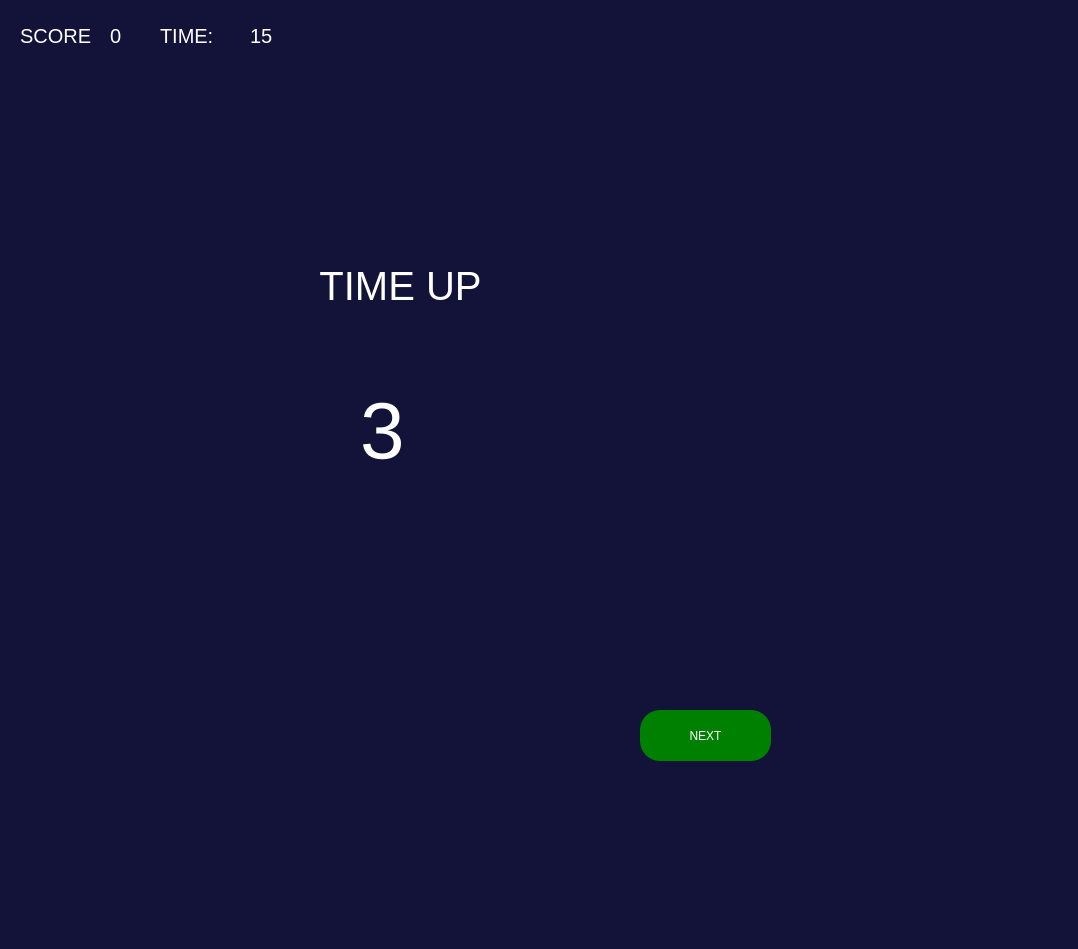
<?xml version="1.0" encoding="UTF-8"?>
<ui version="4.0">
 <class>Dialog</class>
 <widget class="QDialog" name="Dialog">
  <property name="geometry">
   <rect>
    <x>0</x>
    <y>0</y>
    <width>1078</width>
    <height>949</height>
   </rect>
  </property>
  <property name="windowTitle">
   <string>Dialog</string>
  </property>
  <property name="styleSheet">
   <string notr="true">background:#131239;</string>
  </property>
  <widget class="QPushButton" name="f_mole">
   <property name="geometry">
    <rect>
     <x>620</x>
     <y>220</y>
     <width>61</width>
     <height>61</height>
    </rect>
   </property>
   <property name="styleSheet">
    <string notr="true">background: transparent;
border: none;</string>
   </property>
   <property name="text">
    <string/>
   </property>
   <property name="icon">
    <iconset>
     <normaloff>../Images and icon/Mole.png</normaloff>../Images and icon/Mole.png</iconset>
   </property>
   <property name="iconSize">
    <size>
     <width>60</width>
     <height>60</height>
    </size>
   </property>
  </widget>
  <widget class="QLabel" name="f_label">
   <property name="geometry">
    <rect>
     <x>20</x>
     <y>20</y>
     <width>71</width>
     <height>31</height>
    </rect>
   </property>
   <property name="styleSheet">
    <string notr="true">font-size:20px;
color: white;</string>
   </property>
   <property name="text">
    <string>SCORE:</string>
   </property>
  </widget>
  <widget class="QLabel" name="f_label_2">
   <property name="geometry">
    <rect>
     <x>160</x>
     <y>20</y>
     <width>71</width>
     <height>31</height>
    </rect>
   </property>
   <property name="styleSheet">
    <string notr="true">font-size:20px;
color: white;</string>
   </property>
   <property name="text">
    <string>TIME:</string>
   </property>
  </widget>
  <widget class="QLabel" name="f_score">
   <property name="geometry">
    <rect>
     <x>110</x>
     <y>20</y>
     <width>21</width>
     <height>31</height>
    </rect>
   </property>
   <property name="styleSheet">
    <string notr="true">font-size:20px;
color: white;</string>
   </property>
   <property name="text">
    <string>0</string>
   </property>
  </widget>
  <widget class="QLabel" name="f_timer">
   <property name="geometry">
    <rect>
     <x>250</x>
     <y>20</y>
     <width>31</width>
     <height>31</height>
    </rect>
   </property>
   <property name="styleSheet">
    <string notr="true">font-size:20px;
color: white;</string>
   </property>
   <property name="text">
    <string>15</string>
   </property>
  </widget>
  <widget class="QLabel" name="f_biglabel1">
   <property name="geometry">
    <rect>
     <x>200</x>
     <y>220</y>
     <width>401</width>
     <height>131</height>
    </rect>
   </property>
   <property name="styleSheet">
    <string notr="true">font-size:40px;
color: white;</string>
   </property>
   <property name="text">
    <string>TIME UP</string>
   </property>
   <property name="alignment">
    <set>Qt::AlignCenter</set>
   </property>
  </widget>
  <widget class="QLabel" name="f_biglabel2">
   <property name="geometry">
    <rect>
     <x>360</x>
     <y>360</y>
     <width>91</width>
     <height>141</height>
    </rect>
   </property>
   <property name="styleSheet">
    <string notr="true">font-size:80px;
color: white;</string>
   </property>
   <property name="text">
    <string>3</string>
   </property>
  </widget>
  <widget class="QPushButton" name="f_continue">
   <property name="geometry">
    <rect>
     <x>640</x>
     <y>710</y>
     <width>131</width>
     <height>51</height>
    </rect>
   </property>
   <property name="styleSheet">
    <string notr="true">font: 15pt &quot;Arial Rounded MT Bold&quot;;
padding:15px;
background-color:green;
color:white;
border-radius: 20px;</string>
   </property>
   <property name="text">
    <string>NEXT</string>
   </property>
  </widget>
 </widget>
 <resources/>
 <connections/>
</ui>
